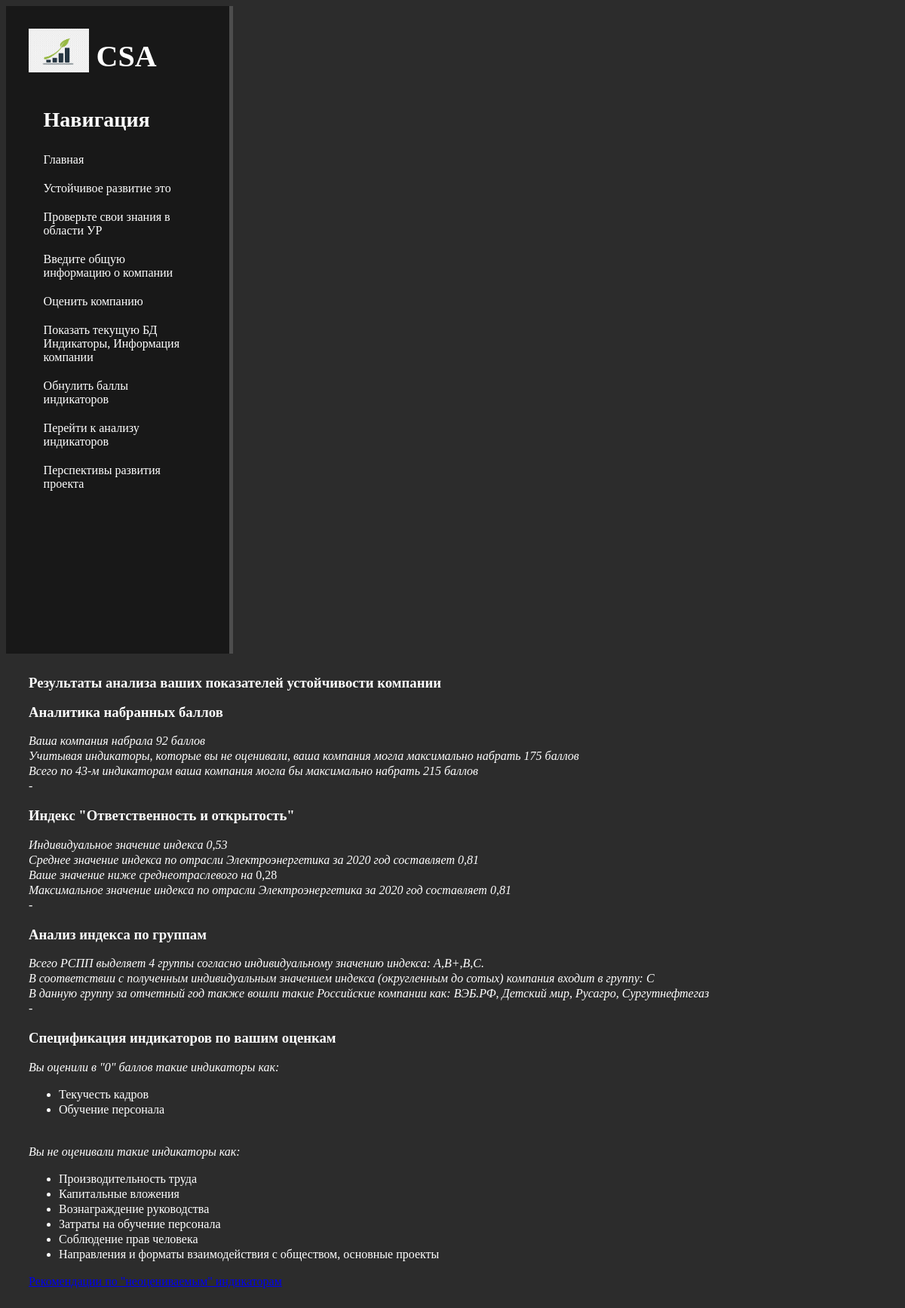
Screenshot of /csa/result_db/analysis/ with the database file from the repository.
### csa_app/models.py (models this page shows, shortened)
class CompanyInstance(models.Model):
    company_name = models.CharField('Название', max_length=70, blank=True, default='' )
    company_sector = models.CharField('Сектор промышленности',max_length=70, blank=True, default='')
    legal_form = models.CharField('Орг.-правовая форма',max_length=70, default='')
    year_of_analysis = models.IntegerField('Календарный год для анализа',blank=True, null=True)
    class Meta:
        verbose_name = 'Запись в БД'
        verbose_name_plural = 'Записи в БД'

class Indicators(models.Model):
    indicator = models.CharField( max_length=500)
    question = models.CharField( max_length=500)
    points = models.IntegerField(null=True, blank=True)
    indicator_values = models.CharField(max_length=1000,blank=True)

### csa_app/views.py (the view)
# urls.py: path('result_db/analysis/', csa_app_views.analysis, name='analysis'),
def analysis(request):
    evaluate = Indicators.objects.values_list('points').exclude(points=0).exclude(points=None)
    if evaluate:
        not_evaluated = Indicators.objects.values_list('indicator', flat=True).filter(points__isnull=True)
        zero_evaluated = Indicators.objects.values_list('indicator', flat=True).filter(points=0)
        data = {
            'not_evaluated': not_evaluated,
            'zero_evaluated': zero_evaluated,
        }
        data.update(score_analitics())
        data.update(index_responsibility())
        data.update(index_analysis_in_groups())
        return render(request, 'csa_app/analysis.html', context=data)
    else:
        return HttpResponse ("Вы еще не оценивали показатели. Вернитесь назад.")

### csa_app/services.py (called while the page is built)
def score_analitics():
    total_points = Indicators.objects.aggregate(Sum('points')) #вернет словарь {'points_sum': число}
    total_points = total_points['points__sum']
    points_max = 43*5
    company_max_points = len(Indicators.objects.values_list('points').exclude(points=0).exclude(points=None)) * 5
    return {
        'total_points':total_points,
        'points_max': points_max,
        'company_max_points': company_max_points,
    }

def index_analysis_in_groups():
    total_points = Indicators.objects.aggregate(Sum('points')) #вернет словарь {'points_sum': число}
    total_points = total_points['points__sum']
    company_max_points = len(Indicators.objects.values_list('points').exclude(points=0).exclude(points=None)) * 5
    individual_value = round(total_points/company_max_points,2)
    company_group = ''
    if individual_value >= 0.75:
        company_group = 'A'
    elif 0.65 < individual_value <0.74:
        company_group= 'B+'
    elif 0.55 < individual_value <0.64:
        company_group= 'B'
    elif 0.45 < individual_value <0.54:
        company_group= 'C'
    elif 0 < individual_value <0.54:
        company_group= 'Без группы'
    companies_in_group = group_of_companies[company_group]
    return {
        'company_group': company_group,
        'companies_in_group':companies_in_group,
    }

### csa_app/templates/csa_app/analysis.html (shortened to what this page needs)
{% extends 'csa_app/base.html' %}
{% load static %}
{% block css_additional %}
<link rel="stylesheet" href="{% static 'csa_app/css/csa_app_base.css' %}">
<link rel="stylesheet" ref="https://cdn.jsdelivr.net/npm/bootstrap@5.1.3/dist/css/bootstrap.min.css">
<link rel="stylesheet" ref='https://use.fontawesome.com/releases/v5.8.2/css/all.css'>
{% endblock%}
{% block content %}
    <div class="analysis">
        <h3> Результаты анализа ваших показателей устойчивости компании</h3>
        <h3> Аналитика набранных баллов </h3>
        <i> Ваша компания набрала {{ total_points }} баллов </i><br>
        <i> Учитывая индикаторы, которые вы не оценивали, ваша компания могла максимально набрать
            {{ company_max_points }} баллов </i><br>
        <i> Всего по 43-м индикаторам ваша компания могла бы максимально набрать {{ points_max }} баллов </i><br>
        <i> - </i> <br>
        <h3> Индекс "Ответственность и открытость" </h3>
        <i> Индивидуальное значение индекса {{ individual_value }} </i><br>
        <i> Среднее значение индекса по отрасли {{sector}} за {{year_of_analysis}} год составляет {{industry_average}}</i> <br>
        <i> Ваше значение {{difference}}</i>
            {% if dif_value %}
                {{dif_value}}</i>
            {% endif %} <br>
        <i> Максимальное значение индекса по отрасли {{sector}} за {{year_of_analysis}} год составляет {{industry_max}}</i> <br>
        <i> - </i> <br>
        <h3> Анализ индекса по группам </h3>
        <i> Всего РСПП выделяет 4 группы согласно индивидуальному значению индекса: А,B+,B,C. </i><br>
        <i> В соответствии с полученным индивидуальным значением индекса (округленным до сотых) компания входит
            в группу: {{ company_group }} </i> <br>
        <i> В данную группу за отчетный год также вошли такие Российские компании как: {{companies_in_group}}</i><br>
        <i> - </i> <br>
        <h3> Спецификация индикаторов по вашим оценкам </h3>
        {% if zero_evaluated%}
            <i> Вы оценили в "0" баллов такие индикаторы как: </i>
                <ul>
                    {% for indicator in zero_evaluated %}
                    <li>{{ indicator }}</li>
                    {% endfor %}
                </ul>
        {% else %}
            <i> Ваша компания в разной степени раскрывает информацию по всем основным индикаторам -
                это хороший показатель. Поздравляем!</i><br>
        {% endif %}
        <br>
        {% if not_evaluated %}
            <i> Вы не оценивали такие индикаторы как: </i>
                <ul>
                    {% for indicator in not_evaluated %}
                    <li>{{ indicator }}</li>
                    {% endfor %}
                </ul>
            <a href="{% url 'not_evaluated' %}">  Рекомендации по "неоцениваемым" индикаторам  </a><br>
        {% else %}
            <i> Вы не оставили без оценки ни одного индикатора - это хороший показатель. Поздравляем!</i>
        {% endif %}
    </div>
{% endblock %}

### csa_app/static/csa_app/css/csa_app_base.css (style rules this page uses)
body { background-color: #2c2c2c; }
.analysis { width: 950px; line-height: 20px; float: left; color: #fff; margin-top: 10px; margin-bottom: 30px; position: relative; left: 30px; }

### rows the page displays
CompanyInstance: company_sector "Электроэнергетика"
Indicators: indicator "Текучесть кадров"
Indicators: indicator "Обучение персонала"
Indicators: indicator "Производительность труда"
Indicators: indicator "Капитальные вложения"
Indicators: indicator "Вознаграждение руководства"
Indicators: indicator "Затраты на обучение персонала"
Indicators: indicator "Соблюдение прав человека"
Indicators: indicator "Направления и форматы взаимодействия с обществом, основные проекты"

### other values shown
{{ total_points }} "92"
{{ company_max_points }} "175"
{{ points_max }} "215"
{{ individual_value }} "0,53"
{{ year_of_analysis }} "2020"
{{ industry_average }} "0,81"
{{ difference }} "ниже среднеотраслевого на"
{{ dif_value }} "0,28"
{{ industry_max }} "0,81"
{{ company_group }} "C"
{{ companies_in_group }} "ВЭБ.РФ, Детский мир, Русагро, Сургутнефтегаз"
